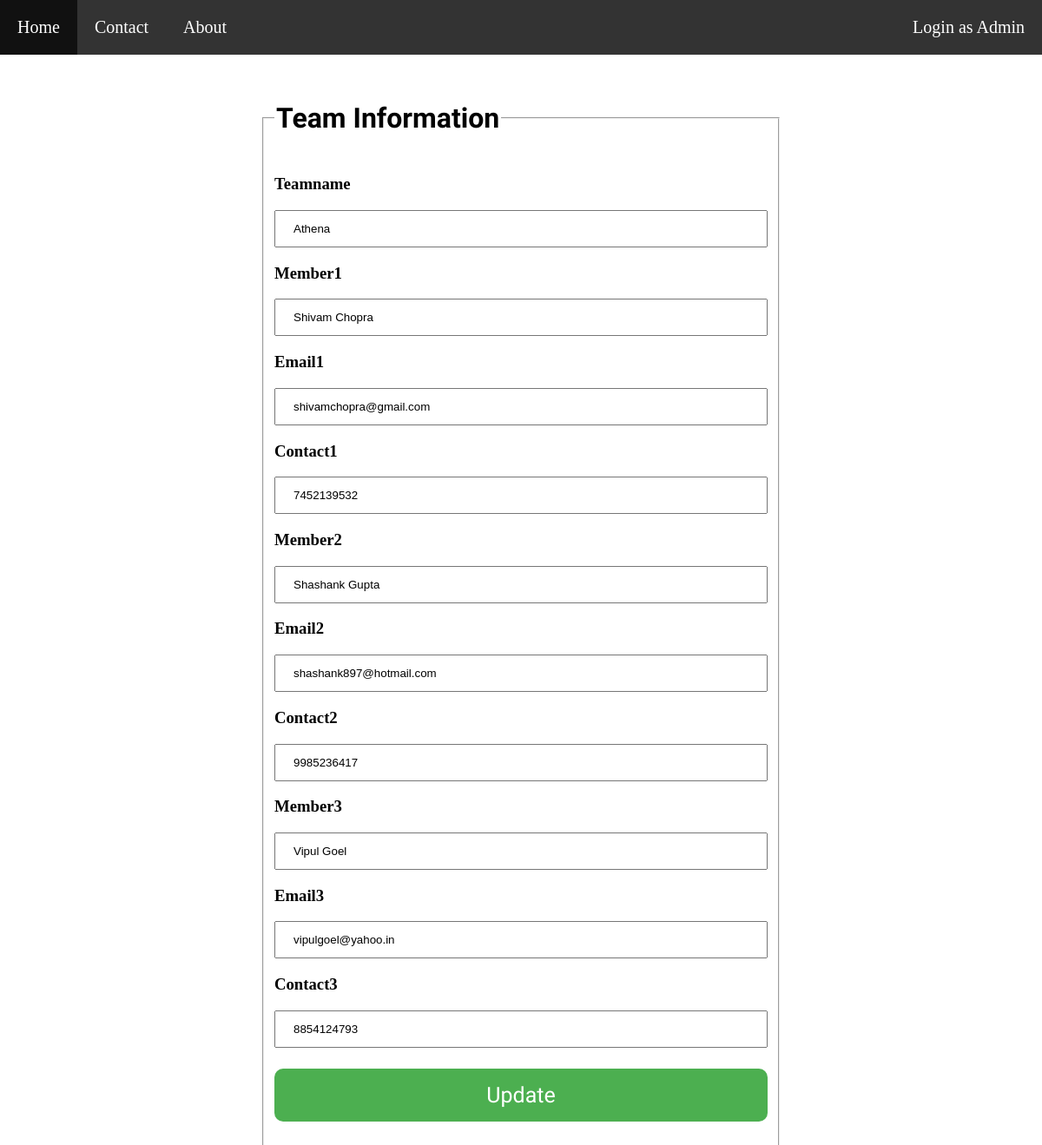
The page /adminpage/teams/update/3 on the database as committed earlier.
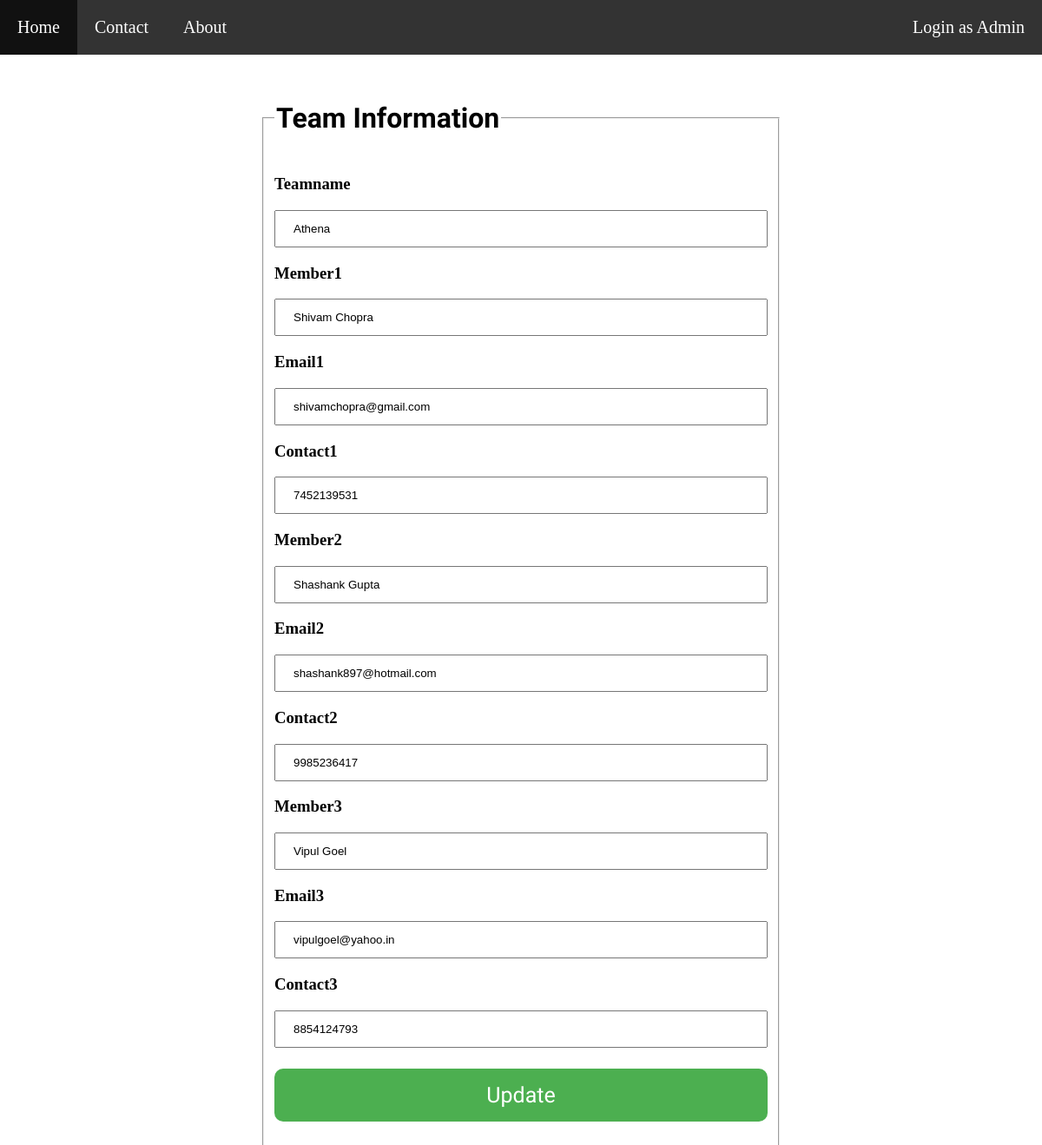
The same page on the database as committed later.
### team/models.py (models this page shows, shortened)
class Team(models.Model):
    teamname = models.CharField(max_length=20)          # Team Name
    member1 = models.CharField(max_length=50)           # Name of 1st member
    email1 = models.EmailField()                        # Email-id of 1st member
    contact1 = models.CharField(max_length=10)          # Contact number of 1st member
    member2 = models.CharField(max_length=50)           # Name of 2nd member
    email2 = models.EmailField()                        # Email-id of 2nd member
    contact2 = models.CharField(max_length=10)          # Contact number of 2nd member
    member3 = models.CharField(max_length=50)           # Name of 3rd member
    email3 = models.EmailField()                        # Email-id of 3rd member
    contact3 = models.CharField(max_length=10)          # Contact number of 3rd member

### team/views.py (the view)
# urls.py: url(r'^adminpage/teams/update/(?P<pk>[0-9]+)$', views.TeamUpdate.as_view(), name='team-update'),
class TeamUpdate(UpdateView):
    model = Team
    fields = ['teamname', 'member1', 'email1', 'contact1', 'member2', 'email2', 'contact2', 'member3', 'email3', 'contact3']
    template_name_suffix = '_update_form'
    success_url = reverse_lazy('team-list')

### templates/team/team_update_form.html (shortened to what this page needs)
{% extends 'team/base.html' %}
{% block body %}
<form class="login update" action="" method="post">
    <fieldset>
        <legend><h1>Team Information</h1></legend>
        <h3>Teamname</h3>{{ form.teamname }}
        <h3>Member1</h3>{{ form.member1 }}
        <h3>Email1</h3>{{ form.email1 }}
        <h3>Contact1</h3>{{ form.contact1 }}
        <h3>Member2</h3>{{ form.member2 }}
        <h3>Email2</h3>{{ form.email2 }}
        <h3>Contact2</h3>{{ form.contact2 }}
        <h3>Member3</h3>{{ form.member3 }}
        <h3>Email3</h3>{{ form.email3 }}
        <h3>Contact3</h3>{{ form.contact3 }}
    <input type="submit" value="Update">
    </fieldset>
</form>
{% endblock %}

### templates/team/base.html (shortened to what this page needs)
<!DOCTYPE html>
<html lang="en">
<head>
    {% load static %}
    <link rel="stylesheet" type="text/css" href="{% static 'team/style.css' %}"/>
</head>
<body>
    <ul>
            <li><a href="{% url 'teams' %}">Home</a>
            <li><a href="#">Contact</a>
            <li><a href="#">About</a>
            <li style="float:right"><a href="{% url 'login' %}">Login as Admin</a></li>
    </ul>
{% block body %}
{% endblock %}
</body>
</html>

### team/static/team/style.css (style rules this page uses)
body { margin: auto; background-image: url("images/wall.jpg"); background-attachment: fixed; background-repeat: no-repeat; }
.login { width:50%; margin-top:8%; margin-left: 25%; position: center; }
h1 { font-family: "Amaranth"; }
h3 { color: black; }
input[type=email] { width: 100%; padding: 12px 20px; margin: 0; box-sizing: border-box; }
input[type=text] { width: 100%; padding: 12px 20px; margin: 0; box-sizing: border-box; }
input[type=submit] { background-color: #4CAF50; border: none; font-size: 25px; font-family: "Amaranth"; color: white; padding: 16px 32px; text-decoration: none; margin: 24px auto; border-radius: 10px; width: 100%; }
ul { list-style-type: none; margin: 0; padding: 0; overflow: hidden; background-color: #333; margin-bottom: 20px; position: fixed; width:100%; top: 0; }
li { float: left; font-family: "Century Gothic"; font-size: 20px; }
li a { display: block; color: white; text-align: center; padding: 20px 20px; text-decoration: none; }

Rows that differ between the two databases and show on the page:
changed Team "Athena": contact1 "7452139532" → "7452139531"
